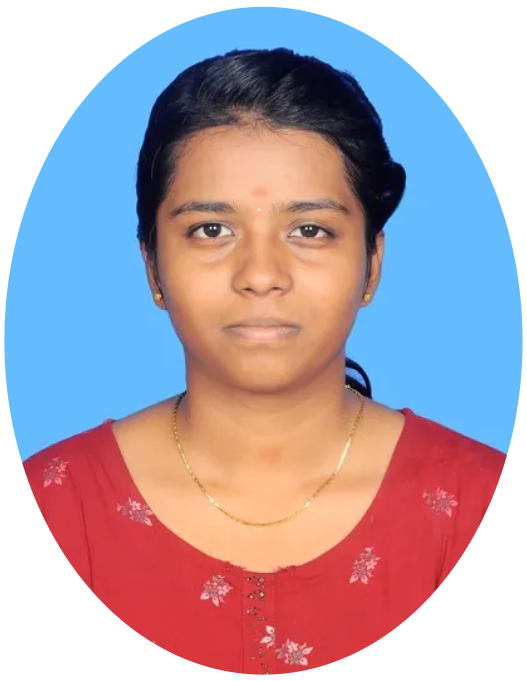
#> input picture uploads/passport_size_photo.PNG, 527 x 681 px
$ python -i extractor.py   (imports and definitions only)
#> lines starting #> are read from the running program, lines starting #| are printed output that depends on the picture; after the words box and inside, x2 and y2 are one past the last pixel; in counts of white or black regions, pixels touching at a corner belong together
from __future__ import annotations

import cv2
import numpy as np


def _load_image(image_path: str) -> np.ndarray:
    image = cv2.imread(image_path)
    if image is None:
        raise ValueError(f"Could not read image: {image_path}")
    return image


def _get_face_detector() -> cv2.CascadeClassifier:
    detector_path = cv2.data.haarcascades + "haarcascade_frontalface_default.xml"
    detector = cv2.CascadeClassifier(detector_path)
    if detector.empty():
        raise RuntimeError("Failed to load OpenCV face detector.")
    return detector


def _largest_face_box(faces: np.ndarray) -> tuple[int, int, int, int]:
    x, y, w, h = max(faces, key=lambda face: face[2] * face[3])
    return int(x), int(y), int(w), int(h)


def _safe_center_crop(image: np.ndarray) -> np.ndarray:
    h, w, _ = image.shape
    y1, y2 = h // 4, (3 * h) // 4
    x1, x2 = w // 4, (3 * w) // 4
    crop = image[y1:y2, x1:x2]
    if crop.size == 0:
        raise ValueError("Image is too small for center crop fallback.")
    return crop


def _face_roi(image: np.ndarray, detector: cv2.CascadeClassifier) -> tuple[np.ndarray, bool]:
    gray = cv2.cvtColor(image, cv2.COLOR_BGR2GRAY)
    faces = detector.detectMultiScale(
        gray,
        scaleFactor=1.1,
        minNeighbors=5,
        minSize=(80, 80),
    )
    if len(faces) == 0:
        return _safe_center_crop(image), False

    x, y, w, h = _largest_face_box(faces)

    # Reduce hair/background influence by using a central-lower facial band.
    fx1 = x + int(0.15 * w)
    fx2 = x + int(0.85 * w)
    fy1 = y + int(0.28 * h)
    fy2 = y + int(0.82 * h)

    fx1 = max(fx1, 0)
    fy1 = max(fy1, 0)
    fx2 = min(fx2, image.shape[1])
    fy2 = min(fy2, image.shape[0])

    face_roi = image[fy1:fy2, fx1:fx2]
    if face_roi.size == 0:
        return _safe_center_crop(image), False
    return face_roi, True


def _skin_mask(roi_bgr: np.ndarray) -> np.ndarray:
    ycrcb = cv2.cvtColor(roi_bgr, cv2.COLOR_BGR2YCrCb)

    # Broad skin-range thresholds in YCrCb. Tunable in later research phases.
    lower = np.array([0, 133, 77], dtype=np.uint8)
    upper = np.array([255, 173, 127], dtype=np.uint8)
    mask = cv2.inRange(ycrcb, lower, upper)

    kernel = cv2.getStructuringElement(cv2.MORPH_ELLIPSE, (3, 3))
    mask = cv2.morphologyEx(mask, cv2.MORPH_OPEN, kernel, iterations=1)
    mask = cv2.morphologyEx(mask, cv2.MORPH_CLOSE, kernel, iterations=1)
    return mask


def _lab_stats_from_mask(roi_bgr: np.ndarray, mask: np.ndarray) -> tuple[np.ndarray, int]:
    lab = cv2.cvtColor(roi_bgr, cv2.COLOR_BGR2LAB)
    pixels = lab[mask > 0]
    return pixels, int(pixels.shape[0])


def extract_skin_lab(image_path: str) -> dict[str, float | int | bool | list[str] | str]:
    image = _load_image(image_path)
#> in _load_image, image is the input picture: shape (681, 527, 3); mean B, G, R 176.8, 164.7, 180
    detector = _get_face_detector()
    roi_bgr, face_detected = _face_roi(image, detector)
#> in _face_roi, `gray = cv2.cvtColor(image, cv2.COLOR_BGR2GRAY)`:
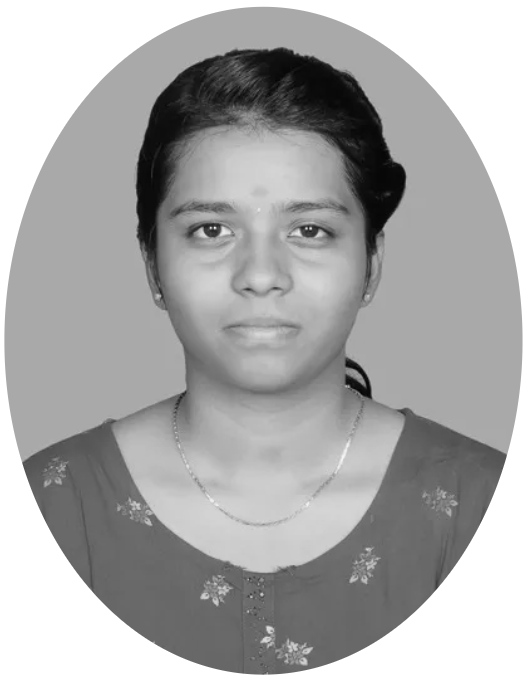
#> gray: shape (681, 527); min 4, max 255, mean 170.8
#> in _face_roi, `faces = detector.detectMultiScale( gray, scaleFactor=1.1, minNeighbors..`: faces = [[137, 136, 250, 250]]
#> in _largest_face_box, `x, y, w, h = max(faces, key=lambda face: face[2] * face[3])`: x = 137; y = 136; w = 250
#> in _face_roi, `x, y, w, h = _largest_face_box(faces)`: x = 137; y = 136; w = 250
#> in _face_roi, `fx1 = x + int(0.15 * w)`: fx1 = 174
#> in _face_roi, `fx2 = x + int(0.85 * w)`: fx2 = 349
#> in _face_roi, `fy1 = y + int(0.28 * h)`: fy1 = 206
#> in _face_roi, `fy2 = y + int(0.82 * h)`: fy2 = 341
#> in _face_roi, `face_roi = image[fy1:fy2, fx1:fx2]`:
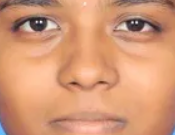
#> face_roi: shape (135, 175, 3); mean B, G, R 118.7, 152.7, 212.3
#> face_detected = True

    mask = _skin_mask(roi_bgr)
#> in _skin_mask, `ycrcb = cv2.cvtColor(roi_bgr, cv2.COLOR_BGR2YCrCb)`: ycrcb: shape (135, 175, 3); mean of channels 0, 1, 2 166.7, 160.6, 100.9
#> in _skin_mask, `mask = cv2.inRange(ycrcb, lower, upper)`:
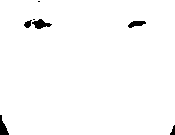
#> mask: shape (135, 175); 98.5% white; 7 black regions (2 under 20 px), largest, box (x1, y1, x2, y2) and area: (32, 19, 52, 29) 109, (0, 115, 9, 135) 99, (128, 21, 146, 28) 80, (24, 20, 32, 28) 40, (170, 125, 175, 135) 30
#> in _skin_mask, `mask = cv2.morphologyEx(mask, cv2.MORPH_OPEN, kernel, iterations=1)`: mask: shape (135, 175); 98.4% white; 5 black regions (1 under 20 px), largest, box (x1, y1, x2, y2) and area: (24, 19, 52, 29) 161, (0, 115, 9, 135) 99, (128, 21, 146, 28) 80, (170, 125, 175, 135) 30
#> in _skin_mask, `mask = cv2.morphologyEx(mask, cv2.MORPH_CLOSE, kernel, iterations=1)`: mask: shape (135, 175); 98.5% white; 4 black regions, box (x1, y1, x2, y2) and area: (24, 19, 51, 29) 158, (0, 115, 9, 135) 98, (128, 21, 146, 28) 79, (170, 125, 175, 135) 30
    pixels, pixel_count = _lab_stats_from_mask(roi_bgr, mask)
#> in _lab_stats_from_mask, `lab = cv2.cvtColor(roi_bgr, cv2.COLOR_BGR2LAB)`: lab: shape (135, 175, 3); mean of channels 0, 1, 2 173.3, 146.3, 154.7
#> pixel_count = 23260

    quality_flags: list[str] = []
    method = "face_skin_mask" if face_detected else "center_crop_fallback"
#> method = 'face_skin_mask'

    if pixel_count < 250:
        quality_flags.append("low_skin_pixel_count")
        roi_lab = cv2.cvtColor(roi_bgr, cv2.COLOR_BGR2LAB)
        pixels = roi_lab.reshape(-1, 3)
        pixel_count = int(pixels.shape[0])
        method = f"{method}_no_mask_fallback"

    if pixel_count == 0:
        raise ValueError("No valid pixels found for skin LAB extraction.")

    l_values = pixels[:, 0].astype(np.float32)
    a_values = pixels[:, 1].astype(np.float32)
    b_values = pixels[:, 2].astype(np.float32)

    return {
        "L": float(np.mean(l_values)),
        "A": float(np.mean(a_values)),
        "B": float(np.mean(b_values)),
        "L_std": float(np.std(l_values)),
        "pixel_count": pixel_count,
        "face_detected": face_detected,
        "method": method,
        "quality_flags": quality_flags,
    }

>>> result = extract_skin_lab('../uploads/passport_size_photo.PNG')
#> result = {'L': 174.3, 'A': 146.5, 'B': 155.2, 'L_std': 27.65, 'pixel_count': 23260, 'face_detected': True, 'method': 'face_skin_mask', 'quality_flags': []}
